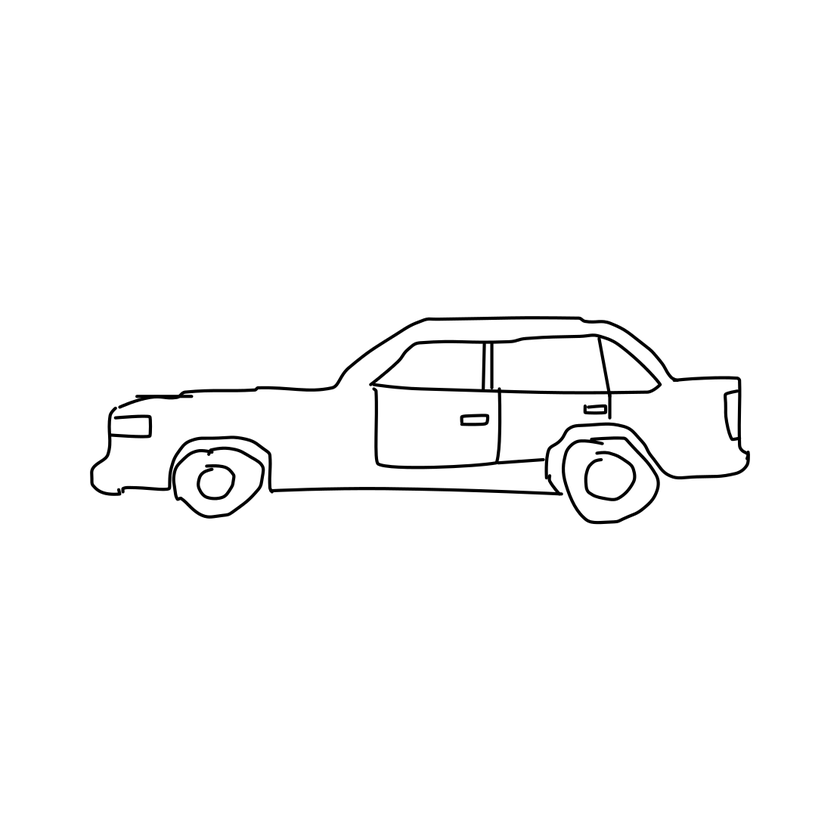
#> input picture DoodleDetection-master/train/3604.png, 840 x 840 px, shrunk from 1111 x 1111 before the run
$ python circle_detect.py   (older library calls are emulated)
#> lines starting #> are read from the running program, lines starting #| are printed output that depends on the picture; after the words box and inside, x2 and y2 are one past the last pixel; in counts of white or black regions, pixels touching at a corner belong together
import cv2

raw_image = cv2.imread('train/3604.png')
#> raw_image is the input picture: shape (840, 840, 3); min 0, max 255, mean 250.5
#cv2.imshow('Original Image', raw_image)
#cv2.waitKey(0)

bilateral_filtered_image = cv2.bilateralFilter(raw_image, 5, 175, 175)
#cv2.imshow('Bilateral', bilateral_filtered_image)
#cv2.waitKey(0)

edge_detected_image = cv2.Canny(bilateral_filtered_image, 75, 200)
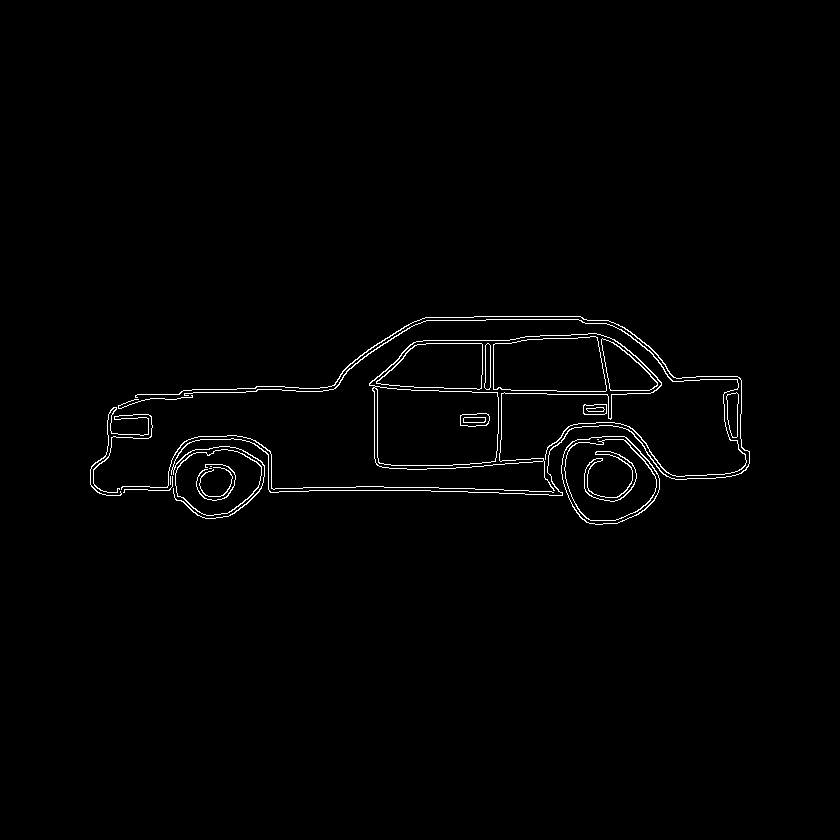
#> edge_detected_image: shape (840, 840); 1.2% white in thin lines or dots, all inside (x1, y1, x2, y2) = (90, 316, 750, 525)
#cv2.imshow('Edge', edge_detected_image)
#cv2.waitKey(0)

_, contours, hierarchy = cv2.findContours(edge_detected_image, cv2.RETR_TREE, cv2.CHAIN_APPROX_SIMPLE)
#> contours = 42 contours, 7 with area under 20; largest, box (x1, y1, x2, y2) and area: (369, 333, 662, 491) 23636, (369, 333, 662, 470) 14640, (374, 386, 499, 466) 8887, (561, 436, 660, 525) 6732, (561, 436, 660, 525) 6660

contour_list = []
for contour in contours:
    approx = cv2.approxPolyDP(contour, 0.035 * cv2.arcLength(contour, True), True)
    area = cv2.contourArea(contour)
    if (len(approx) > 8) & (len(approx) < 23) & (area > 30):
        contour_list.append(contour)

    cv2.drawContours(raw_image, [approx], -1, (255, 0, 0), 2)
    cv2.imshow('Objects Detected', raw_image)

    cv2.waitKey(0)
#> this loop made 42 passes
#> area on passes 3, 4, 6, 8, 9, 10, 11, 12, 13, 14, 16, 17: 4300.5, 4231.5, 21.5, 28, 6731.5, 6659.5, 5781, 5715, 517, 447, 25.5, 55
#> (approx, area) on passes 18, 19, 23, 24, 26, 29: ([[583, 405], [584, 414], [606, 413], [606, 404]], 219.5), ([[583, 406], [605, 404], [606, 412], [585, 414]], 215.5), ([[736, 392], [726, 396], [732, 437], [737, 436]], 407.5), ([[736, 392], [737, 436], [733, 437], [726, 396]], 406.5), ([[374, 387], [496, 392], [495, 460], [380, 463]], 8887), ([[463, 418], [463, 422], [485, 421], [485, 417]], 109)
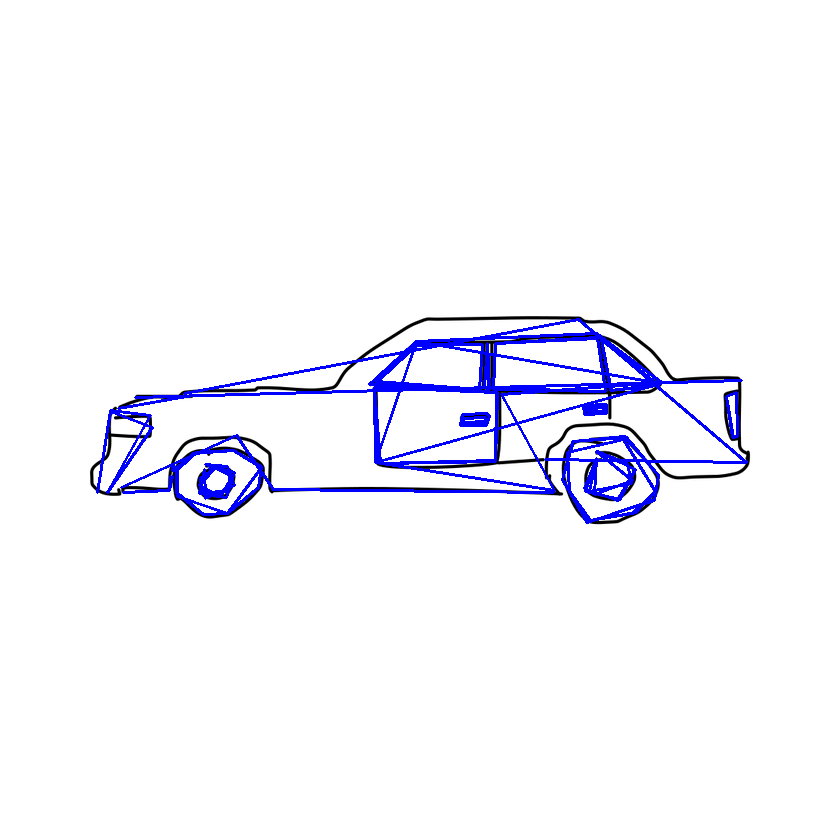
#> raw_image: shape (840, 840, 3); 2.72% of pixels changed, all inside (x1, y1, x2, y2) = (96, 318, 748, 524)
#> after the loop, contour_list = []

$ run again, with DoodleDetection-master/train/3601.png copied over DoodleDetection-master/train/3604.png
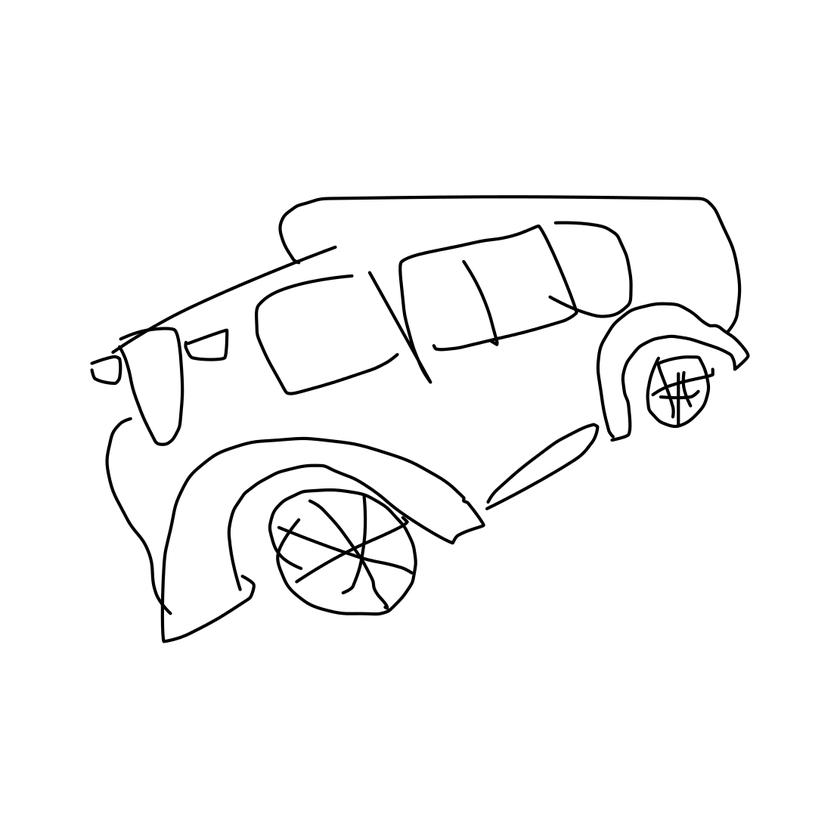
#> input picture DoodleDetection-master/train/3601.png, 840 x 840 px, shrunk from 1111 x 1111 before the run
#> raw_image is the input picture: shape (840, 840, 3); min 0, max 255, mean 248.1
#> `edge_detected_image = cv2.Canny(bilateral_filtered_image, 75, 200)`:
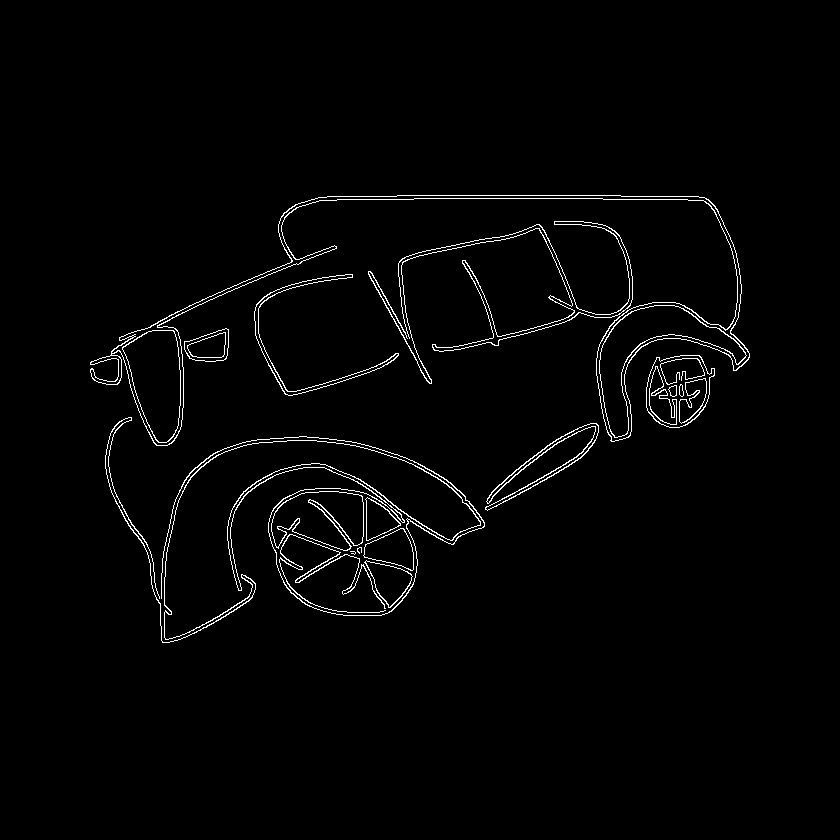
#> edge_detected_image: shape (840, 840); 1.8% white in thin lines or dots, all inside (x1, y1, x2, y2) = (90, 195, 750, 643)
#> contours = 41 contours, 5 with area under 20; largest, box (x1, y1, x2, y2) and area: (90, 195, 750, 446) 15622, (111, 195, 750, 446) 15090, (599, 305, 747, 438) 5460, (599, 305, 747, 438) 5358, (122, 330, 181, 443) 4532
#> the loop `for contour in contours:` made 41 passes
#> area on passes 5, 10, 11, 16, 17, 18, 19, 20: 130, 3932, 3809.5, 3774.5, 3737, 64.5, 62.5, 37
#> after the loop `for contour in contours:`:
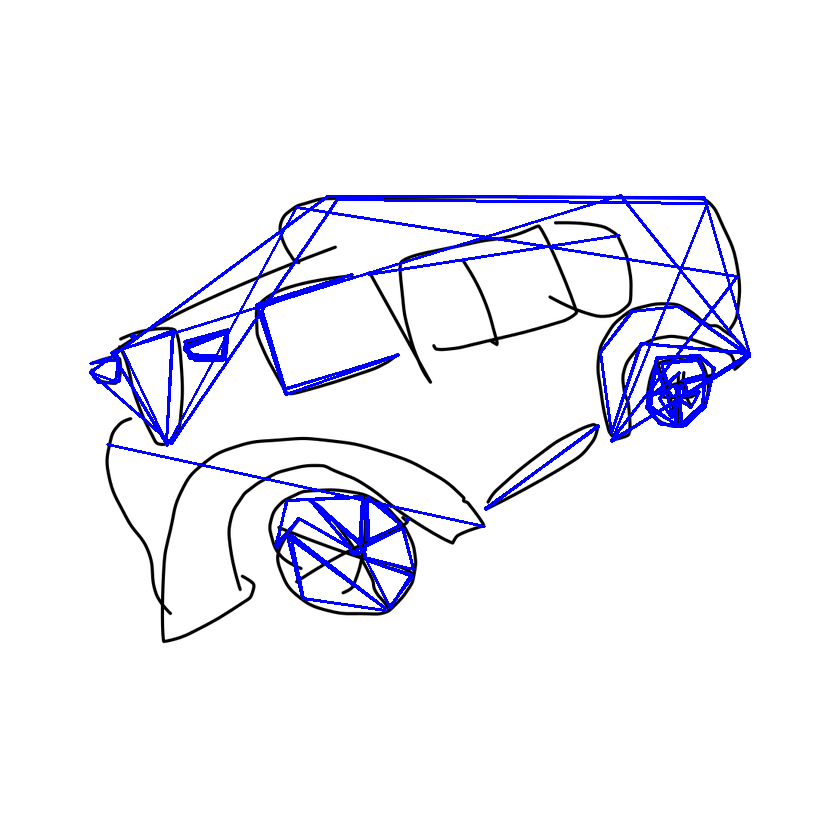
#> raw_image: shape (840, 840, 3); 3.46% of pixels changed, all inside (x1, y1, x2, y2) = (89, 194, 751, 612)
#> after the loop `for contour in contours:`: contour_list = 1 contour; box (x1, y1, x2, y2) and area: (649, 366, 677, 425) 774

$ run again, with DoodleDetection-master/train/3602.png copied over DoodleDetection-master/train/3604.png
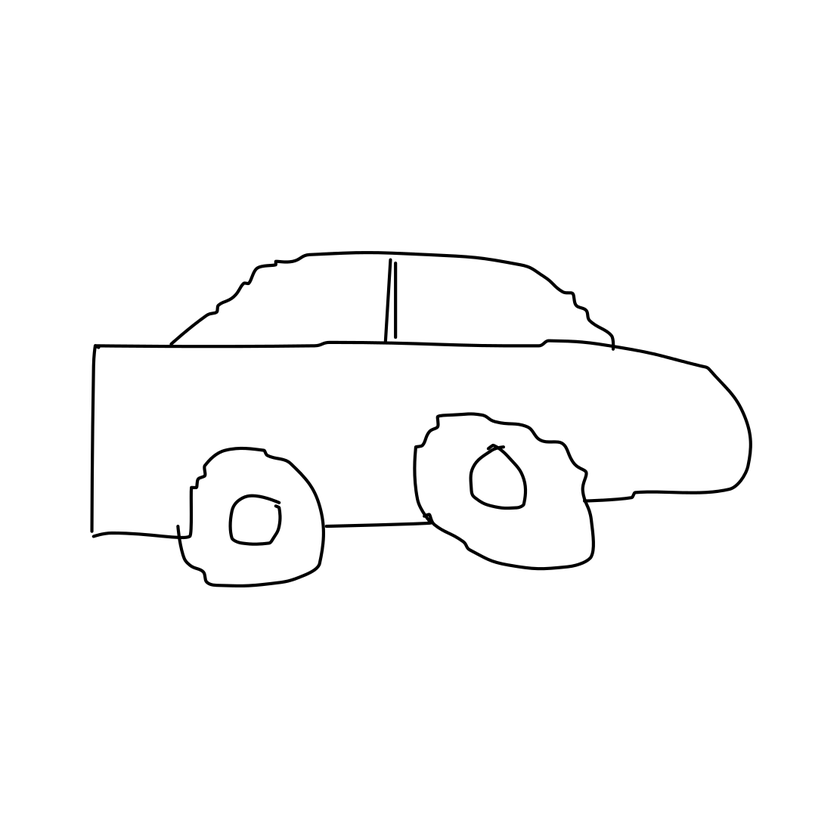
#> input picture DoodleDetection-master/train/3602.png, 840 x 840 px, shrunk from 1111 x 1111 before the run
#> raw_image is the input picture: shape (840, 840, 3); min 0, max 255, mean 251.1
#> `edge_detected_image = cv2.Canny(bilateral_filtered_image, 75, 200)`:
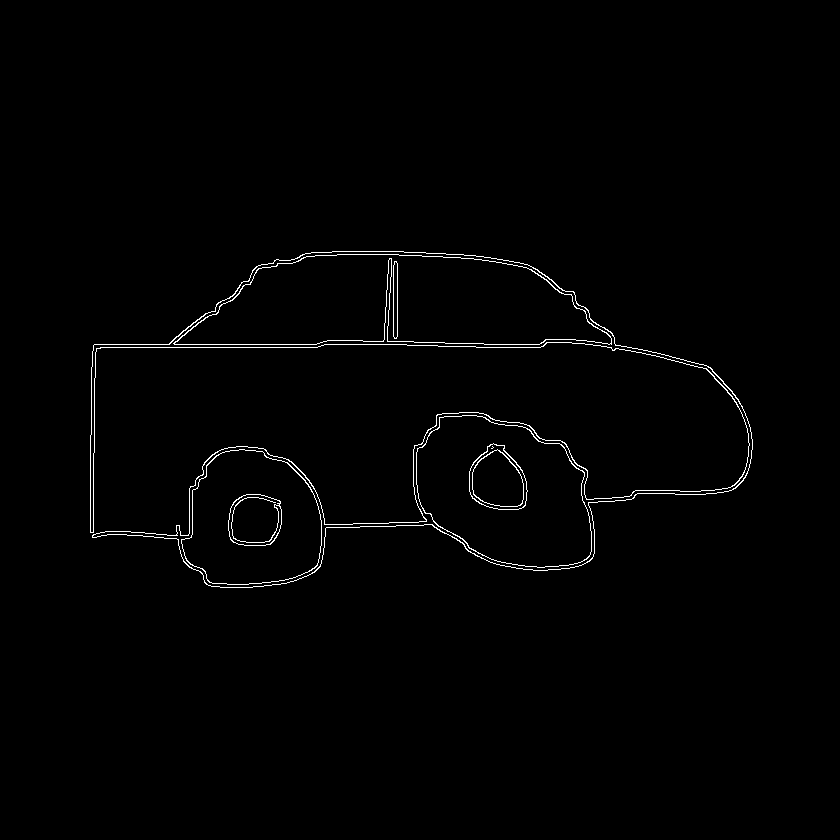
#> edge_detected_image: shape (840, 840); 1% white in thin lines or dots, all inside (x1, y1, x2, y2) = (90, 251, 753, 588)
#> contours = 17 contours, 1 with area under 20; largest, box (x1, y1, x2, y2) and area: (90, 251, 753, 588) 73110, (90, 251, 753, 588) 72751, (173, 254, 612, 345) 28772, (174, 254, 612, 345) 28666, (416, 415, 592, 568) 20144
#> the loop `for contour in contours:` made 17 passes
#> area on passes 1, 2, 3, 4, 6, 7, 8, 9: 73109.5, 72751, 14809.5, 14747.5, 2299, 20144.5, 20067.5, 2855
#> after the loop `for contour in contours:`:
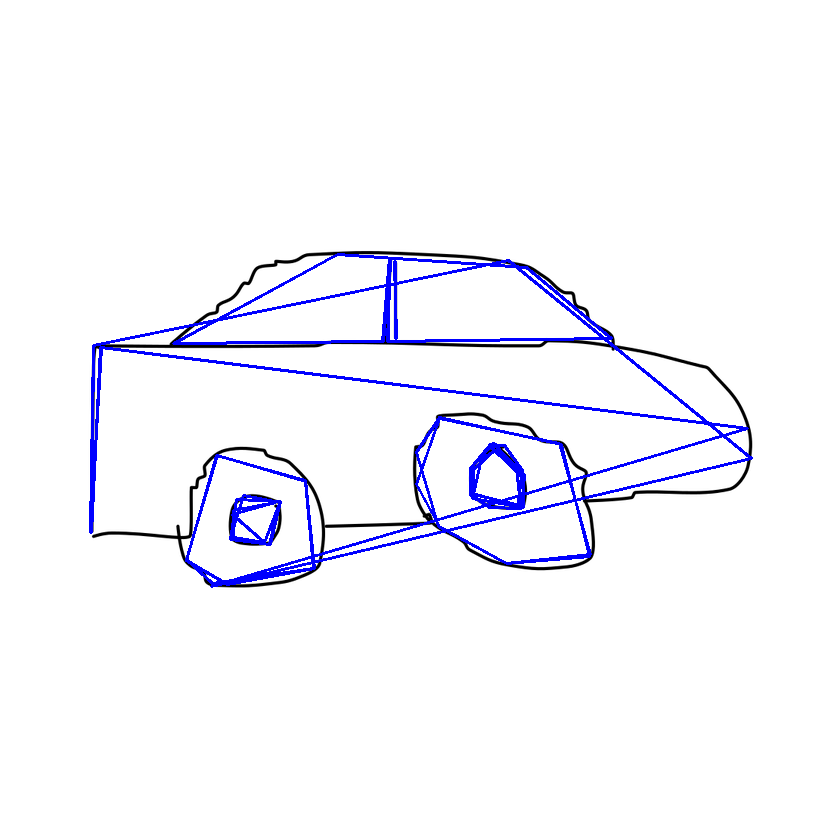
#> raw_image: shape (840, 840, 3); 2.51% of pixels changed, all inside (x1, y1, x2, y2) = (89, 253, 753, 588)
#> after the loop `for contour in contours:`: contour_list = 1 contour; box (x1, y1, x2, y2) and area: (228, 494, 282, 546) 2299

$ run again, with DoodleDetection-master/train/3603.png copied over DoodleDetection-master/train/3604.png
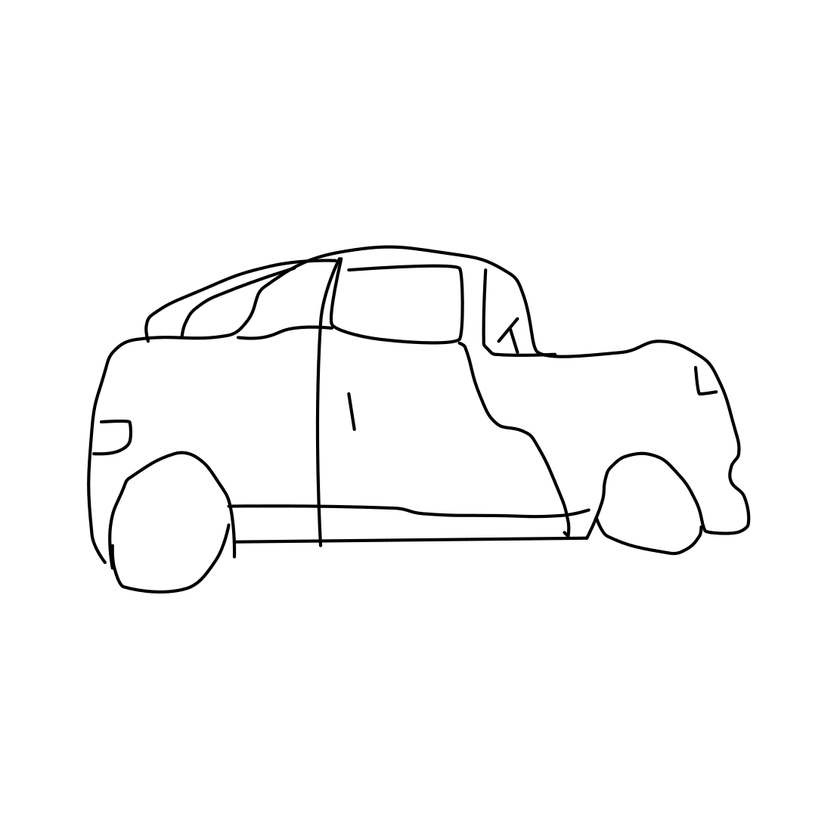
#> input picture DoodleDetection-master/train/3603.png, 840 x 840 px, shrunk from 1111 x 1111 before the run
#> raw_image is the input picture: shape (840, 840, 3); min 0, max 255, mean 250
#> `edge_detected_image = cv2.Canny(bilateral_filtered_image, 75, 200)`:
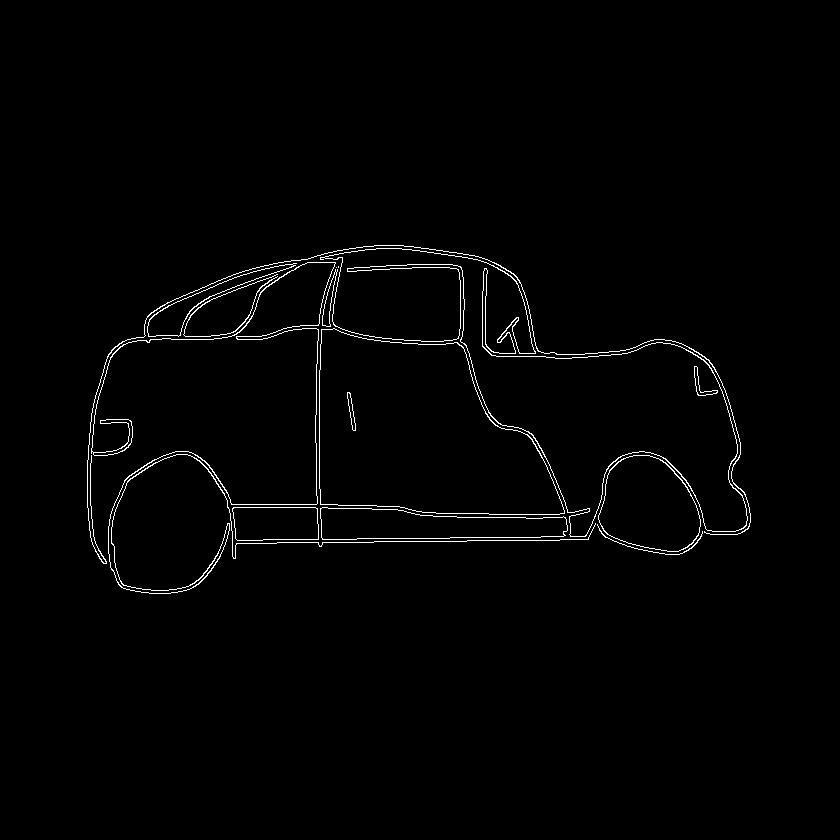
#> edge_detected_image: shape (840, 840); 1.3% white in thin lines or dots, all inside (x1, y1, x2, y2) = (87, 245, 751, 594)
#> contours = 25 contours, 2 with area under 20; largest, box (x1, y1, x2, y2) and area: (320, 248, 748, 537) 45338, (324, 248, 748, 537) 45136, (319, 328, 565, 515) 32476, (319, 328, 565, 515) 32442, (598, 455, 701, 552) 7341
#> the loop `for contour in contours:` made 25 passes
#> (approx, area) on passes 1, 2, 3, 4, 5, 8, 9: ([[597, 524], [665, 554], [702, 533], [665, 554]], 21), ([[320, 508], [322, 539], [567, 530]], 5853.5), ([[320, 509], [567, 530], [323, 539]], 5850), ([[232, 508], [237, 540], [318, 539], [315, 507]], 2699.5), ([[232, 509], [315, 507], [318, 538], [237, 540]], 2697), ([[321, 329], [320, 504], [564, 513], [461, 345]], 32475.5), ([[321, 330], [456, 342], [564, 512], [321, 504]], 32441.5)
#> after the loop `for contour in contours:`:
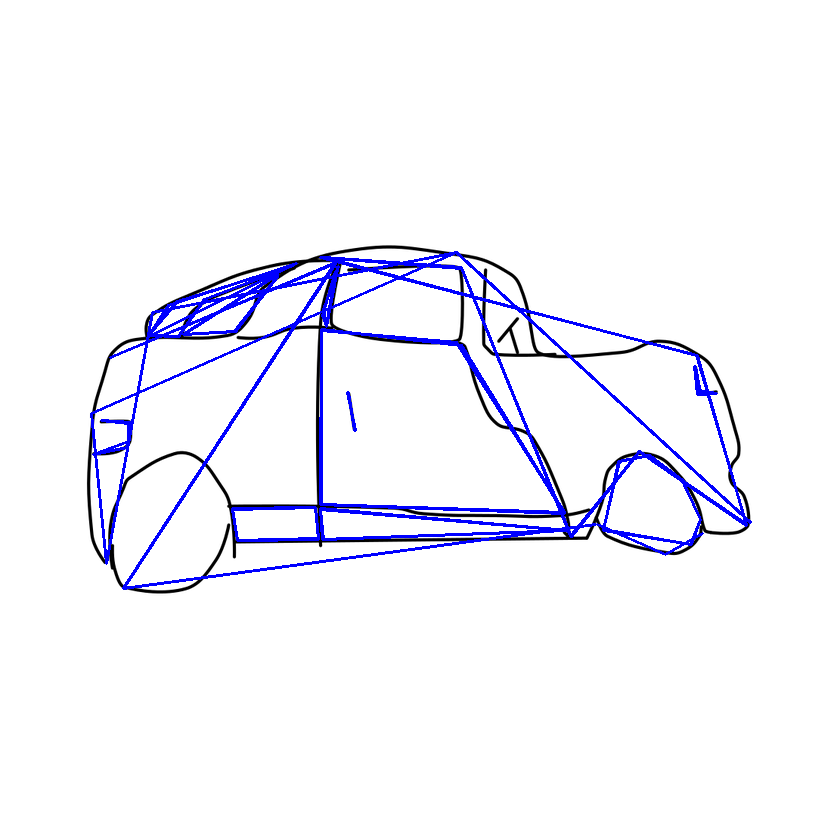
#> raw_image: shape (840, 840, 3); 2.96% of pixels changed, all inside (x1, y1, x2, y2) = (90, 251, 752, 590)
#> after the loop `for contour in contours:`: contour_list = []
